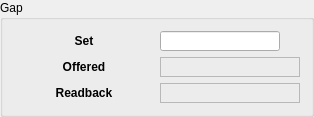
     <widget class="QGroupBox" name="groupBox_4">
      <property name="title">
       <string>Gap</string>
      </property>
      <layout class="QGridLayout" name="gridLayout_5">
       <item row="0" column="0">
        <layout class="QVBoxLayout" name="verticalLayout_7">
         <item>
          <widget class="QLabel" name="label_10">
           <property name="minimumSize">
            <size>
             <width>140</width>
             <height>20</height>
            </size>
           </property>
           <property name="maximumSize">
            <size>
             <width>16777215</width>
             <height>20</height>
            </size>
           </property>
           <property name="font">
            <font>
             <weight>75</weight>
             <bold>true</bold>
            </font>
           </property>
           <property name="text">
            <string>Set</string>
           </property>
           <property name="alignment">
            <set>Qt::AlignCenter</set>
           </property>
           <property name="buddy">
            <cstring>qcalineeditplugin_3</cstring>
           </property>
          </widget>
         </item>
         <item>
          <widget class="QLabel" name="label_11">
           <property name="minimumSize">
            <size>
             <width>140</width>
             <height>20</height>
            </size>
           </property>
           <property name="maximumSize">
            <size>
             <width>16777215</width>
             <height>20</height>
            </size>
           </property>
           <property name="font">
            <font>
             <weight>75</weight>
             <bold>true</bold>
            </font>
           </property>
           <property name="text">
            <string>Offered</string>
           </property>
           <property name="alignment">
            <set>Qt::AlignCenter</set>
           </property>
          </widget>
         </item>
         <item>
          <widget class="QLabel" name="label_12">
           <property name="minimumSize">
            <size>
             <width>140</width>
             <height>20</height>
            </size>
           </property>
           <property name="maximumSize">
            <size>
             <width>16777215</width>
             <height>20</height>
            </size>
           </property>
           <property name="font">
            <font>
             <weight>75</weight>
             <bold>true</bold>
            </font>
           </property>
           <property name="text">
            <string>Readback</string>
           </property>
           <property name="alignment">
            <set>Qt::AlignCenter</set>
           </property>
          </widget>
         </item>
        </layout>
       </item>
       <item row="0" column="1">
        <layout class="QVBoxLayout" name="verticalLayout_8">
         <item>
          <layout class="QGridLayout" name="gridLayout_10">
           <item row="0" column="0">
            <widget class="QCaLineEditPlugin" name="qcalineeditplugin_3">
             <property name="minimumSize">
              <size>
               <width>0</width>
               <height>20</height>
              </size>
             </property>
             <property name="maximumSize">
              <size>
               <width>120</width>
               <height>20</height>
              </size>
             </property>
             <property name="focusPolicy">
              <enum>Qt::StrongFocus</enum>
             </property>
             <property name="variable" stdset="0">
              <string>SR14ID01:BL_GAP_REQUEST</string>
             </property>
             <property name="precision" stdset="0">
              <UInt>3</UInt>
             </property>
             <property name="addUnits" stdset="0">
              <bool>false</bool>
             </property>
            </widget>
           </item>
           <item row="0" column="1">
            <widget class="QCaLabelPlugin" name="qcalabelplugin_18">
             <property name="variable" stdset="0">
              <string>SR14ID01:BL_GAP_REQUEST.EGU</string>
             </property>
            </widget>
           </item>
          </layout>
         </item>
         <item>
          <widget class="QCaLabelPlugin" name="qcalabelplugin_7">
           <property name="minimumSize">
            <size>
             <width>140</width>
             <height>20</height>
            </size>
           </property>
           <property name="maximumSize">
            <size>
             <width>16777215</width>
             <height>20</height>
            </size>
           </property>
           <property name="frameShape">
            <enum>QFrame::StyledPanel</enum>
           </property>
           <property name="frameShadow">
            <enum>QFrame::Sunken</enum>
           </property>
           <property name="alignment">
            <set>Qt::AlignCenter</set>
           </property>
           <property name="variable" stdset="0">
            <string>SR14ID01:SUGG_MONITOR</string>
           </property>
           <property name="precision" stdset="0">
            <UInt>3</UInt>
           </property>
           <property name="useDbPrecision" stdset="0">
            <bool>true</bool>
           </property>
          </widget>
         </item>
         <item>
          <widget class="QCaLabelPlugin" name="qcalabelplugin_8">
           <property name="minimumSize">
            <size>
             <width>140</width>
             <height>20</height>
            </size>
           </property>
           <property name="maximumSize">
            <size>
             <width>16777215</width>
             <height>20</height>
            </size>
           </property>
           <property name="frameShape">
            <enum>QFrame::StyledPanel</enum>
           </property>
           <property name="frameShadow">
            <enum>QFrame::Sunken</enum>
           </property>
           <property name="alignment">
            <set>Qt::AlignCenter</set>
           </property>
           <property name="variable" stdset="0">
            <string>SR14ID01:GAP_MONITOR</string>
           </property>
           <property name="precision" stdset="0">
            <UInt>3</UInt>
           </property>
          </widget>
         </item>
        </layout>
       </item>
      </layout>
     </widget>
